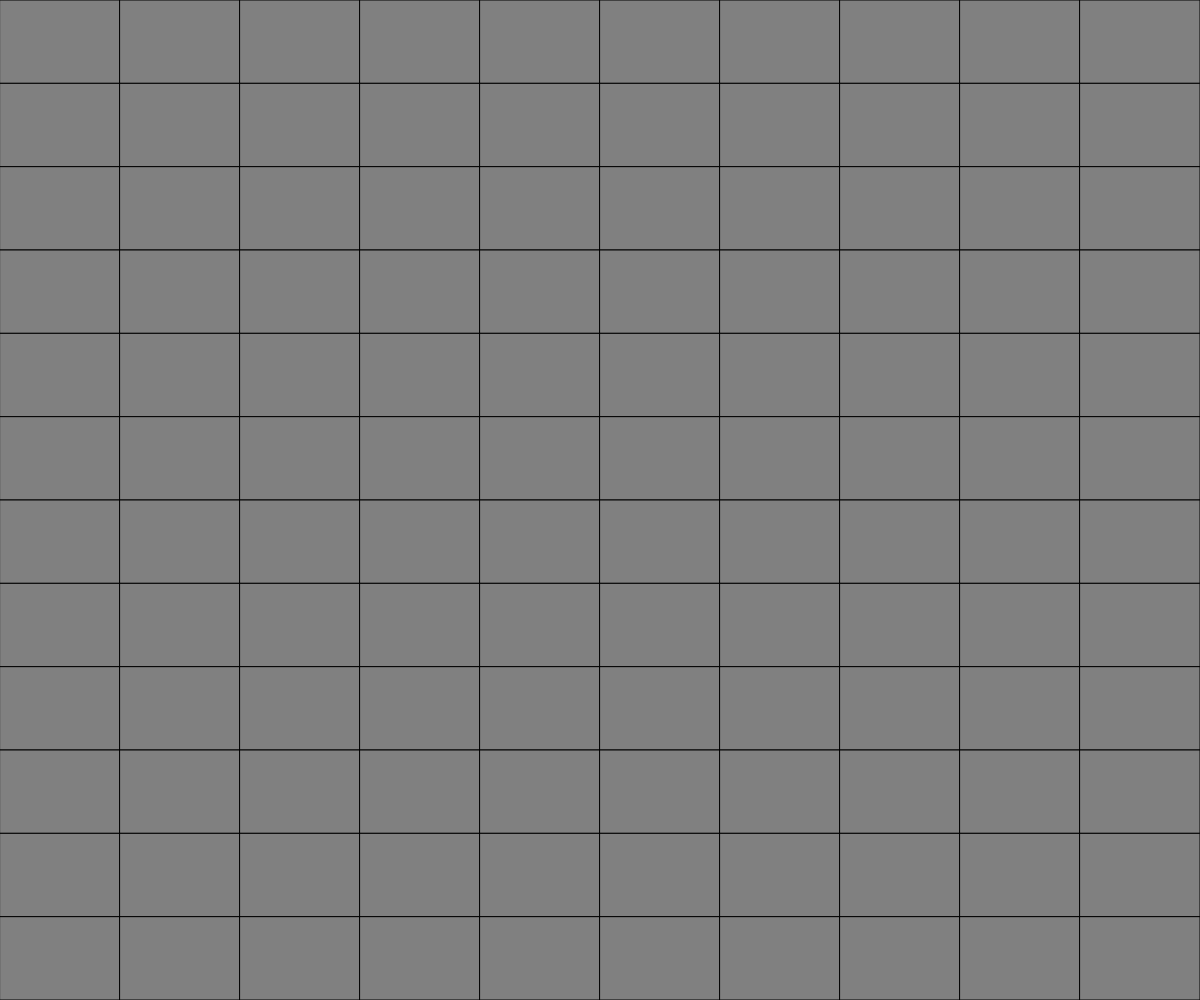
Frame 1 (no input)
Frame 60 (no input): identical to frame 1, image omitted
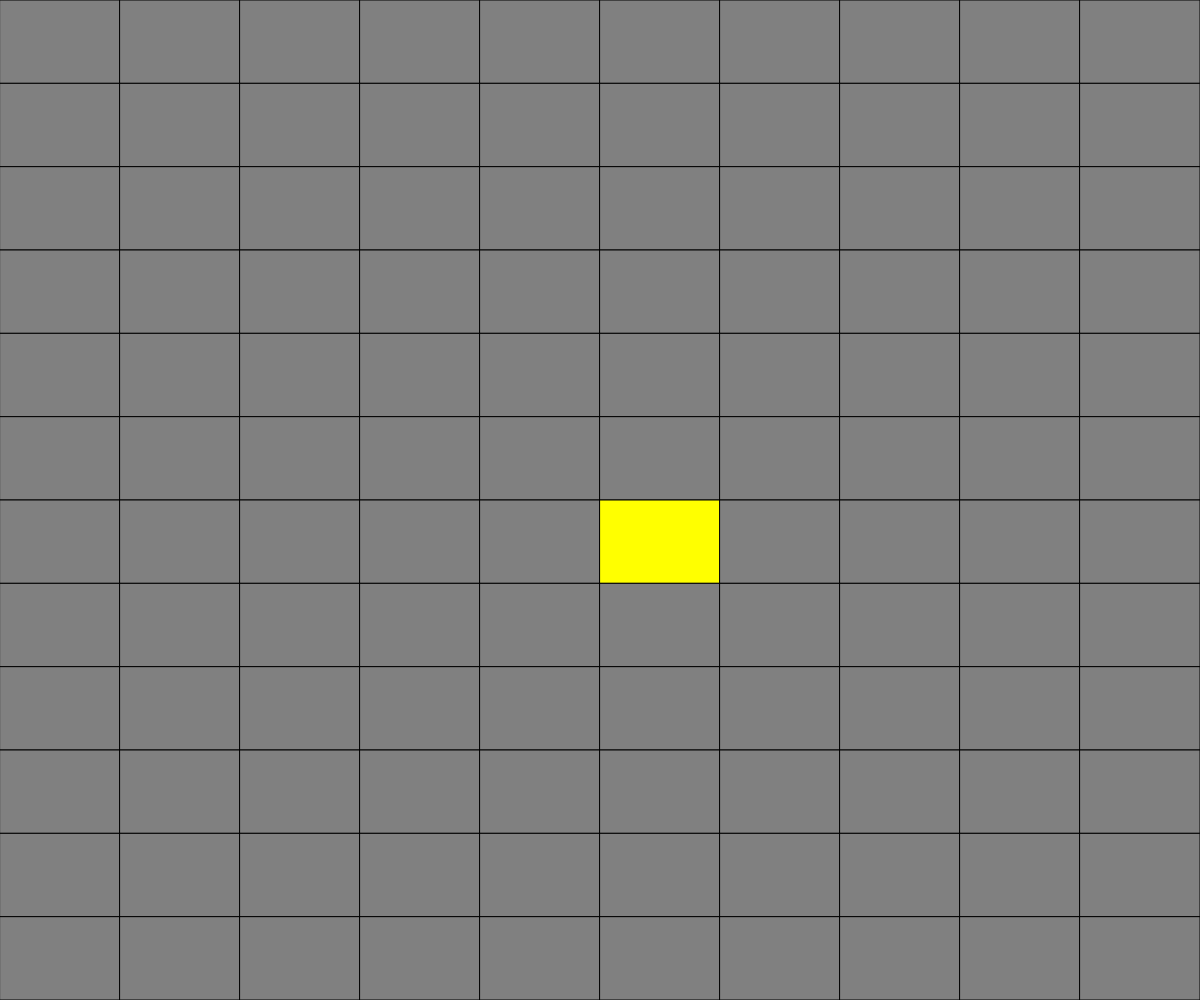
Frame 120 (the mouse pressed at the canvas centre since frame 60)

The p5.js sketch that drew these frames (run headless with seeded random() and noise() and a simulated clock; from frame 60 on, the mouse is pressed at the canvas centre):

// p5.js sketch
// ── sketch.js
// Mastermind
// Bucky Pederson-Bradbury
// October 28, 2022
//
// 

let rows = 12;
let cols = 10;
let grid;
let cellWidth;
let cellHeight;
let state = "grey";
let answer;

function setup() {
  createCanvas(windowWidth, windowHeight);
  cellWidth = width/cols;
  cellHeight = height/rows;
  grid = create2DArray(cols, rows);
  let colours = ["yellow", "green", "blue", "red", "purple", "black", "white"];
  let a = random(colours);
  let b = random(colours);
  let c = random(colours);
  let d = random(colours);
  let e = random(colours);
  answer = [a, b, c, d, e];
}

function draw() {
  background(220);
  displayGrid(grid);
}


// display the grid and set the order of colours
function displayGrid(grid) {
  for (let y=0; y<rows; y++) {
    for (let x=0; x<cols; x++) {
      if (grid[y][x] === 0) {
        fill("grey");
      }
      else if (grid[y][x] === 1) {
        fill("yellow");
      }
      else if (grid[y][x] === 2) {
        fill("green");
      }
      else if (grid[y][x] === 3) {
        fill("blue");
      }
      else if (grid[y][x] === 4) {
        fill("red");
      }
      else if (grid[y][x] === 5) {
        fill("purple");
      }
      else if (grid[y][x] === 6) {
        fill("black");
      }
      else if (grid[y][x] === 7) {
        fill("white");
      }
      rect(x*cellWidth, y*cellHeight, cellWidth, cellHeight);
    }
  }
}

// make the grid
function create2DArray(cols, rows) {
  let emptyArray = [];
  for (let y=0; y<rows; y++) {
    emptyArray.push([]);
    for (let x=0; x<cols;x++) {
      emptyArray[y].push(0);
    }
  }
  return emptyArray;
}

// set up the colour switching when mouse is pressed
function mousePressed() {
  console.log(mouseX, mouseY);
  let cellWidth = width/grid[0].length;
  let cellHeight = height/grid.length;

  let x = Math.floor(mouseX/cellWidth);
  let y = Math.floor(mouseY/cellHeight);

  if (grid [y][x] === 0) {
    grid[y][x] = 1;
    state = "yellow";
  }
  else if (grid[y][x] === 1) {
    grid[y][x] = 2;
    state = "green";
  }
  else if (grid[y][x] === 2) {
    grid[y][x] = 3;
    state = "blue";
  }
  else if (grid[y][x] === 3) {
    grid[y][x] = 4;
    state = "red";
  }
  else if (grid[y][x] === 4) {
    grid[y][x] = 5;
    state = "purple";
  }
  else if (grid[y][x] === 5) {
    grid[y][x] = 6;
    state = "black";
  }
  else if (grid[y][x] === 6) {
    grid[y][x] = 7;
    state = "white";
  }
  else if (grid[y][x] === 7) {
    grid[y][x] = 1;
    state = "yellow";
  }
}

// store player's choice in an array
let choiceArray = [];
function addChoice() {
  if (state === "yellow") {
    choiceArray.push("yellow");
  }
  else if (state === "green") {
    choiceArray.push("green");
  }
  else if (state === "blue") {
    choiceArray.push("blue");
  }
  else if (state === "red") {
    choiceArray.push("red");
  }
  else if (state === "purple") {
    choiceArray.push("purple");
  }
  else if (state === "black") {
    choiceArray.push("black");
  }
  else if (state === "white") {
    choiceArray.push("white");
  }
}


// for (let i = 0; i < answer.length; i++) {
//   for (let j = 0; j < choiceArray.length; i++) {
//     if (i[answer] === j[choiceArray]) {
//       text("win", width/2, height/2);
//     }
//   }
// }
// to do:
// add button for player to enter choice
// store colours that the player picked in an array
// create an ai to choose the colours 
// work out "right place right colour", "right colour wrong place" 
// limit colour picking to the row corresponding to the turn
// 
